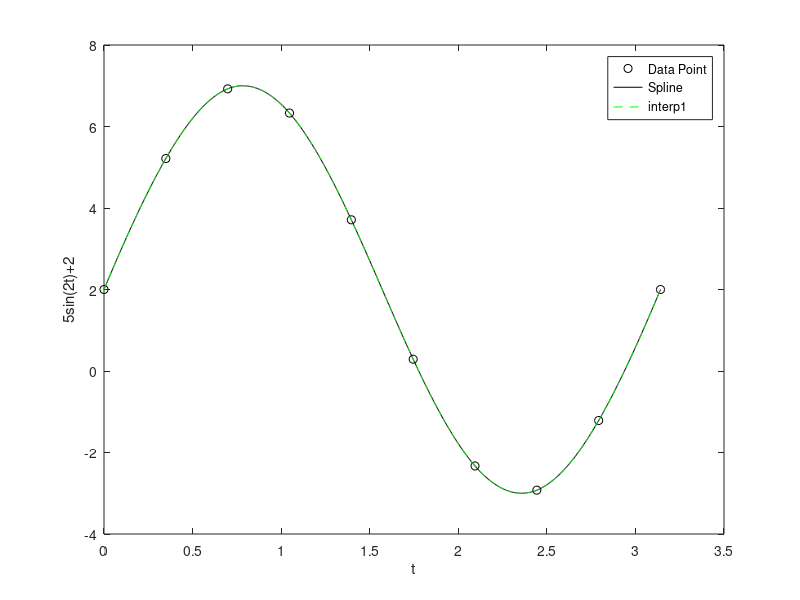

The MATLAB source for this figure:
function problem2
%Navneet Singh( nsingh1@andrew.cmu.edu)
%HW-5 Prb2

clc       %clear screen
clear all %clearing all stored variables
close all %close previous plots

%generating 10 points between 0 and pi 
x = linspace(0, pi, 10);
y(:,:) = 5*sin(2*x) + 2;

%Resolution of 1000 points
xx = linspace(0, pi, 1000); 

%using spline fit
y_spline = spline(x, y, xx);  

%using interp1 with spline
y_interp = interp1(x,y, xx, 'spline');

%plotting
plot(x,y,'ko',xx,y_spline,'k-',xx,y_interp,'g--');
legend('Data Point', 'Spline', 'interp1')
xlabel('t')
ylabel('5sin(2t)+2')


%As it is evident from the graph below, there isn't any difference between
%two results. 
end
